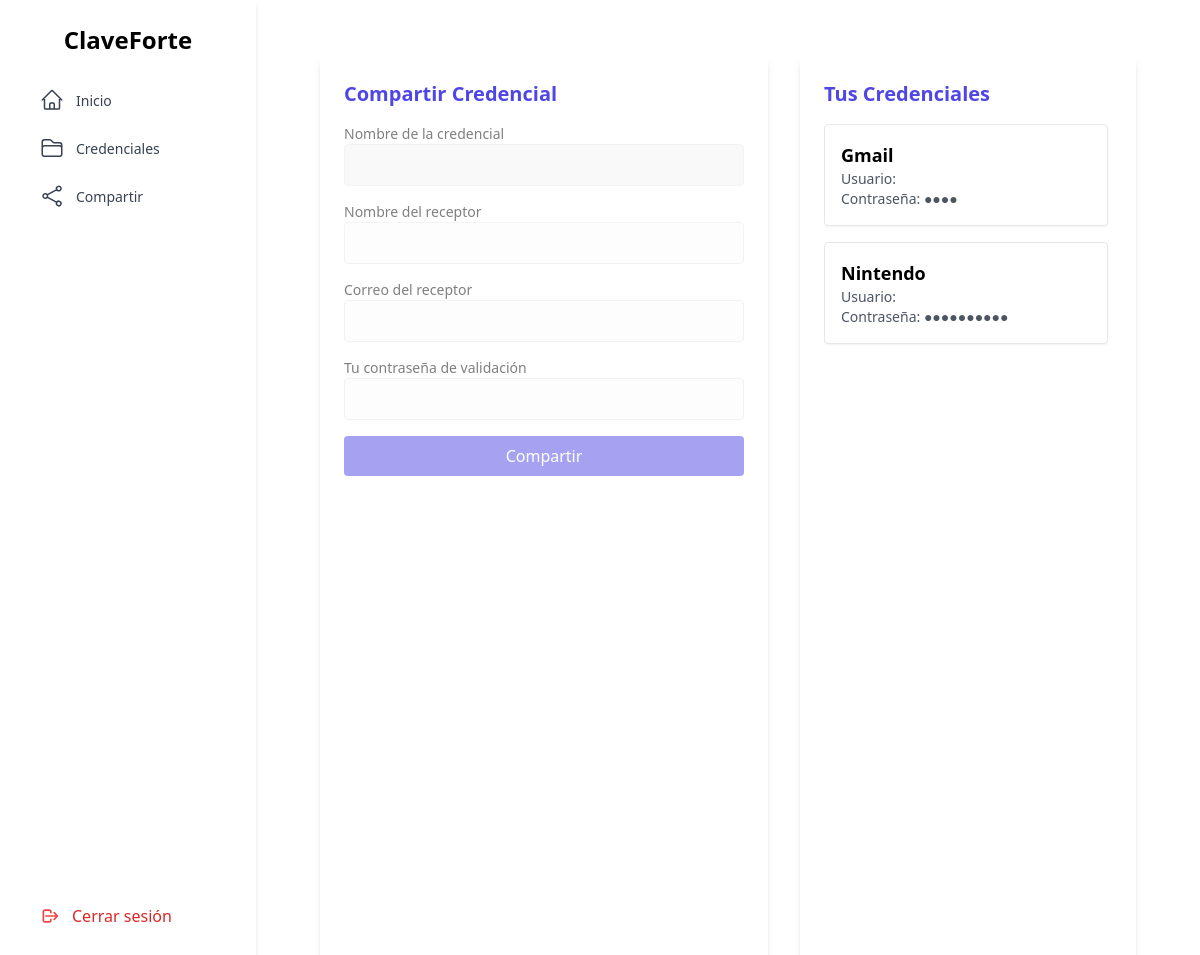
Page /share_credential (signed in) on the committed database.
### tables this page shows
CREATE TABLE Credentials (
        id_credential   INTEGER PRIMARY KEY AUTOINCREMENT,
        service_name    TEXT NOT NULL,
        service_pass    TEXT NOT NULL,
        users_allows    TEXT,
        name_owner      TEXT,
        id_usr          INTEGER NOT NULL,
        FOREIGN KEY (id_usr) REFERENCES Users(id_usr)
    );

### app.py (the view, shortened to what this page needs)
@app.route('/share_credential', methods=['GET', 'POST'])
def compartir_credencial():
    if (not session):
        return redirect("login")
    usuario_id = session.get('usuario_id')
    rol = session.get('usuario_rol')
    conn = sqlite3.connect('instance/ClaveForte.db')
    conn.row_factory = sqlite3.Row
    cur = conn.cursor()
    cur.execute("SELECT * FROM Credentials WHERE id_usr = ?", (usuario_id,))
    credenciales = cur.fetchall()
    conn.close()
    return render_template('./credentials/compartir/compartir.html',
                           credenciales=credenciales,
                           usuario_actual=usuario_id,
                           usr_rol=rol)

### templates/credentials/compartir/compartir.html (shortened to what this page needs)
{% extends "layout.html" %}
{% block content %}
<div class="flex h-screen gap-8 px-6 py-4 box-border">
  <div class="w-full max-w-md bg-white p-6 rounded-lg shadow-md overflow-y-auto">
    <h2 class="text-xl font-semibold mb-4 text-indigo-600">Compartir Credencial</h2>
    <form id="form-compartir" action="/share_credential" method="POST" class="space-y-4 pointer-events-none opacity-50">
      <div>
        <label class="block text-sm font-medium">Nombre de la credencial</label>
        <input type="text" id="nombre_credencial" name="nombre_credencial" required readonly
               class="w-full p-2 border rounded focus:outline-none focus:ring-2 focus:ring-indigo-400 bg-gray-100">
      </div>
      <div>
        <label class="block text-sm font-medium">Nombre del receptor</label>
        <input type="text" name="nombre_receptor" required disabled
               class="w-full p-2 border rounded focus:outline-none focus:ring-2 focus:ring-indigo-400">
      </div>
      <div>
        <label class="block text-sm font-medium">Correo del receptor</label>
        <input type="email" name="correo_receptor" required disabled
               class="w-full p-2 border rounded focus:outline-none focus:ring-2 focus:ring-indigo-400">
      </div>
      <div>
        <label class="block text-sm font-medium">Tu contraseña de validación</label>
        <input type="password" name="pass_validacion" required disabled
               class="w-full p-2 border rounded focus:outline-none focus:ring-2 focus:ring-indigo-400">
      </div>
      <button type="submit" disabled
              class="w-full bg-indigo-600 text-white py-2 rounded hover:bg-indigo-700 transition">
        Compartir
      </button>
    </form>
  </div>
  <div class="flex-1 bg-white p-6 m-y-10 rounded-lg shadow-md flex flex-col">
    <h2 class="text-xl font-semibold mb-4 text-indigo-600">Tus Credenciales</h2>
    <div class="flex-1 overflow-y-auto space-y-4 pr-1">
      {% if credenciales %}
        <div id="cred-container">
        {% for c in credenciales %}
          <div
            id="cred-{{ c.id_credential }}"
            class="credencial p-4 mb-4 border rounded bg-white shadow-sm cursor-pointer"
            data-nombre="{{ c.service_name }}"
            data-id="{{ c.id_credential }}"
          >
            <p class="font-semibold text-lg">{{ c.service_name }}</p>
            <p class="text-sm text-gray-600">Usuario: {{ c.service_user }}</p>
            <p class="text-sm text-gray-600">Contraseña: {{ '●' * c.service_pass|length }}</p>
          </div>
        {% endfor %}
      </div>
      {% else %}
        <p class="text-gray-500">No tienes credenciales para mostrar.</p>
      {% endif %}
    </div>
  </div>
</div>
{% endblock %}

### rows in the picture
Credentials: service_name "Gmail", service_pass "●●●●"
Credentials: service_name "Nintendo", service_pass "●●●●●●●●●●"
